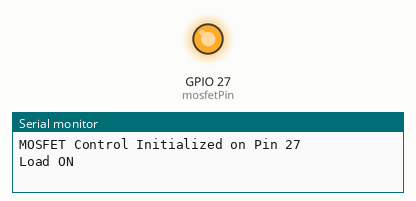
Recording of a sketch running on a simulated ESP32. Parts: output pins drawn as LEDs (lit = HIGH), the last lines printed to the serial monitor.

Above: at 1.0 s.
At 3.0 s:
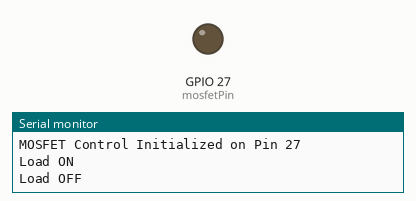
Timing chart, 0 to 5.2 s (numbered marks = the images above):
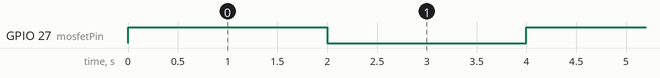

Measured:
- by itself, GPIO 27 (mosfetPin): alternates HIGH for 2.0 s and LOW for 2.0 s

The sketch:

mosfet_test2.ino
```cpp
// Define the MOSFET Control Pin
const int mosfetPin = 27;

void setup() {
  // Initialize GPIO 27 as an output
  pinMode(mosfetPin, OUTPUT);

  // Start with the MOSFET OFF
  digitalWrite(mosfetPin, LOW);

  Serial.begin(115200);
  Serial.println("MOSFET Control Initialized on Pin 27");
}

void loop() {
  // Turn MOSFET ON (High sends 3.3V to the Gate)
  Serial.println("Load ON");
  digitalWrite(mosfetPin, HIGH);
  delay(2000); // Wait for 2 seconds

  // Turn MOSFET OFF (Low sends 0V to the Gate)
  Serial.println("Load OFF");
  digitalWrite(mosfetPin, LOW);
  delay(2000); // Wait for 2 seconds
}
```
